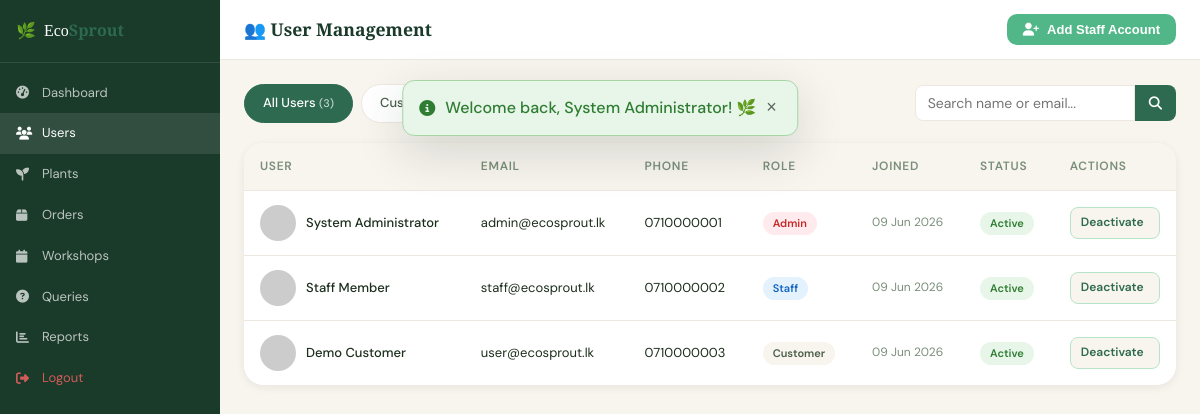
The page /admin/users.php (signed in) on the database its author committed.
### tables this page shows
CREATE TABLE users (
    id INT AUTO_INCREMENT PRIMARY KEY,
    full_name VARCHAR(100) NOT NULL,
    email VARCHAR(150) NOT NULL UNIQUE,
    password VARCHAR(255) NOT NULL,
    phone VARCHAR(20),
    address TEXT,
    role ENUM('customer', 'staff', 'admin') DEFAULT 'customer',
    profile_image VARCHAR(255) DEFAULT 'default.png',
    is_active TINYINT(1) DEFAULT 1,
    created_at TIMESTAMP DEFAULT CURRENT_TIMESTAMP,
    updated_at TIMESTAMP DEFAULT CURRENT_TIMESTAMP ON UPDATE CURRENT_TIMESTAMP
);

### includes/config.php (called while the page is built, shortened)
<?php
function sanitize($conn, $data) {
    return $conn->real_escape_string(htmlspecialchars(strip_tags(trim((string)$data)), ENT_QUOTES, 'UTF-8'));
}
function getFlash() {
    if (isset($_SESSION['flash'])) {
        $flash = $_SESSION['flash'];
        return $flash;
    }
    return null;
}
?>

### admin/users.php (the view, shortened to what this page needs)
<?php
require_once '../includes/config.php';
$roleFilter = sanitize($conn, $_GET['role'] ?? 'all');
$search     = sanitize($conn, $_GET['q'] ?? '');
$where = "1=1";
$users = $conn->query("SELECT * FROM users WHERE $where ORDER BY created_at DESC");
$counts = [];
foreach(['all','customer','staff','admin'] as $r) {
    $w = $r === 'all' ? '1=1' : "role='$r'";
    $counts[$r] = $conn->query("SELECT COUNT(*) c FROM users WHERE $w")->fetch_assoc()['c'];
}
?>
<!DOCTYPE html>
<html lang="en">
<head>
    <link rel="stylesheet" href="https://cdnjs.cloudflare.com/ajax/libs/font-awesome/6.5.0/css/all.min.css">
    <link rel="stylesheet" href="<?= SITE_URL ?>/css/style.css">
</head>
<body>
<?php $flash = getFlash(); if ($flash): ?>
<div class="flash-message flash-<?= $flash['type'] ?>" id="flashMsg" style="z-index:9999;">
    <i class="fas fa-info-circle"></i> <?= htmlspecialchars($flash['message']) ?>
    <button onclick="document.getElementById('flashMsg').remove()" class="flash-close">&times;</button>
</div>
<?php endif; ?>
<div class="admin-wrap">
    <aside class="adm-sidebar">
        <div class="logo"><div style="display:flex;align-items:center;gap:8px;"><span>🌿</span><span class="logo-text">Eco<strong>Sprout</strong></span></div></div>
        <nav class="adm-nav" style="padding:10px 0;">
            <a href="<?= SITE_URL ?>/admin/dashboard.php"><i class="fas fa-tachometer-alt"></i> Dashboard</a>
            <a href="<?= SITE_URL ?>/admin/users.php" class="active"><i class="fas fa-users"></i> Users</a>
            <a href="<?= SITE_URL ?>/admin/plants.php"><i class="fas fa-seedling"></i> Plants</a>
            <a href="<?= SITE_URL ?>/admin/orders.php"><i class="fas fa-box"></i> Orders</a>
            <a href="<?= SITE_URL ?>/admin/workshops.php"><i class="fas fa-calendar"></i> Workshops</a>
            <a href="<?= SITE_URL ?>/admin/queries.php"><i class="fas fa-question-circle"></i> Queries</a>
            <a href="<?= SITE_URL ?>/admin/reports.php"><i class="fas fa-chart-bar"></i> Reports</a>
            <a href="<?= SITE_URL ?>/logout.php" style="color:rgba(255,100,100,.8);"><i class="fas fa-sign-out-alt"></i> Logout</a>
        </nav>
    </aside>
    <div class="adm-main">
        <div class="adm-topbar">
            <h2 style="margin:0;font-size:1.1rem;">👥 User Management</h2>
            <button onclick="openModal('addStaffModal')" class="btn-primary" style="padding:8px 16px;font-size:13px;">
                <i class="fas fa-user-plus"></i> Add Staff Account
            </button>
        </div>
        <div class="adm-content">
            <div style="display:flex; gap:12px; flex-wrap:wrap; margin-bottom:20px; align-items:center;">
                <div class="filter-tabs" style="margin:0;">
                    <?php foreach(['all'=>'All Users','customer'=>'Customers','staff'=>'Staff','admin'=>'Admins'] as $r=>$l): ?>
                    <a href="?role=<?= $r ?><?= $search?"&q=".urlencode($search):'' ?>" class="filter-tab <?= $roleFilter===$r?'active':'' ?>">
                        <?= $l ?> <span style="font-size:11px;opacity:.7;">(<?= $counts[$r] ?>)</span>
                    </a>
                    <?php endforeach; ?>
                </div>
                <form method="GET" style="display:flex;gap:0;margin-left:auto;">
                    <input type="text" name="q" value="<?= htmlspecialchars($search) ?>" placeholder="Search name or email..." class="form-control" style="border-radius:8px 0 0 8px;width:220px;padding:8px 12px;">
                    <button type="submit" style="padding:8px 14px;background:var(--green-mid);color:white;border:none;border-radius:0 8px 8px 0;cursor:pointer;"><i class="fas fa-search"></i></button>
                </form>
            </div>
            <div style="background:white; border-radius:var(--radius-lg); overflow:hidden; box-shadow:var(--shadow-sm);">
                <table class="data-table">
                    <thead>
                        <tr>
                            <th>User</th>
                            <th>Email</th>
                            <th>Phone</th>
                            <th>Role</th>
                            <th>Joined</th>
                            <th>Status</th>
                            <th>Actions</th>
                        </tr>
                    </thead>
                    <tbody>
                        <?php while ($u = $users->fetch_assoc()):
                            $roleBadge = match($u['role']){'admin'=>'badge-error','staff'=>'badge-info',default=>'badge-default'};
                        ?>
                        <tr>
                            <td>
                                <div style="display:flex;align-items:center;gap:10px;">
                                    <img src="https://ui-avatars.com/api/?name=<?= urlencode($u['full_name']) ?>&background=2d6a4f&color=fff&size=36"
                                         style="width:36px;height:36px;border-radius:50%;">
                                    <div style="font-weight:500;font-size:13px;"><?= htmlspecialchars($u['full_name']) ?></div>
                                </div>
                            </td>
                            <td style="font-size:13px;"><?= htmlspecialchars($u['email']) ?></td>
                            <td style="font-size:13px;"><?= htmlspecialchars($u['phone'] ?? '–') ?></td>
                            <td><span class="badge <?= $roleBadge ?>" style="font-size:11px;"><?= ucfirst($u['role']) ?></span></td>
                            <td style="font-size:12px;color:var(--text-light);"><?= date('d M Y', strtotime($u['created_at'])) ?></td>
                            <td>
                                <span class="badge <?= $u['is_active']?'badge-success':'badge-error' ?>">
                                    <?= $u['is_active']?'Active':'Inactive' ?>
                                </span>
                            </td>
                            <td>
                                <?php if ($u['id'] !== $_SESSION['user_id']): ?>
                                <a href="?toggle=<?= $u['id'] ?>&role=<?= $roleFilter ?>" class="btn-view" style="padding:5px 10px;font-size:12px;"
                                   onclick="return confirm('Toggle this user\'s status?')">
                                    <?= $u['is_active'] ? 'Deactivate' : 'Activate' ?>
                                </a>
                                <?php else: ?>
                                <span style="font-size:12px;color:var(--text-light);">You</span>
                                <?php endif; ?>
                            </td>
                        </tr>
                        <?php endwhile; ?>
                    </tbody>
                </table>
            </div>
        </div>
    </div>
</div>
</body>
</html>

### css/style.css (style rules this page uses)
:root { --green-dark: #1a3a2a; --green-mid: #2d6a4f; --green-light: #52b788; --green-pale: #b7e4c7; --cream: #f8f4ee; --cream-dark: #ede8df; --brown: #7c5c3c; --brown-light: #c4956a; --gold: #d4a843; --text-dark: #1c2e1c; --text-mid: #4a5e4a; --text-light: #7a8f7a; --white: #ffffff; --error: #c62828; --success: #2e7d32; --warning: #e65100; --shadow-sm: 0 2px 8px rgba(26,58,42,.08); --shadow-md: 0 6px 24px rgba(26,58,42,.12); --shadow-lg: 0 16px 48px rgba(26,58,42,.16); --radius: 12px; --radius-lg: 20px; --transition: all .3s cubic-bezier(.4,0,.2,1); }
*, *::before, *::after { box-sizing: border-box; margin: 0; padding: 0; }
html { scroll-behavior: smooth; }
body { font-family: 'DM Sans', sans-serif; background: var(--cream); color: var(--text-dark); line-height: 1.6; font-size: 16px; }
h1, h2, h3, h4, h5 { font-family: 'Playfair Display', serif; line-height: 1.2; color: var(--green-dark); }
a { color: inherit; text-decoration: none; transition: var(--transition); }
img { max-width: 100%; display: block; }
.flash-message { position: fixed; top: 80px; left: 50%; transform: translateX(-50%); z-index: 9999; padding: 14px 20px 14px 16px; border-radius: var(--radius); font-weight: 500; display: flex; align-items: center; gap: 10px; box-shadow: var(--shadow-lg); min-width: 300px; max-width: 500px; animation: slideDown .4s ease; }
.flash-success { background: #e8f5e9; color: var(--success); border: 1px solid #a5d6a7; }
.flash-close { margin-left: auto; background: none; border: none; font-size: 18px; cursor: pointer; opacity: .6; }
.logo-text { font-family: 'Playfair Display', serif; font-size: 22px; color: var(--green-dark); }
.logo-text strong { color: var(--green-mid); }
.btn-primary { display: inline-flex; align-items: center; gap: 8px; padding: 14px 28px; background: var(--green-light); color: white; border-radius: 10px; font-weight: 600; font-size: 15px; border: none; cursor: pointer; transition: var(--transition); }
.btn-view { display: flex; align-items: center; gap: 6px; padding: 8px 14px; background: var(--cream); color: var(--green-mid); border-radius: 8px; font-size: 13px; font-weight: 600; border: 1.5px solid var(--green-pale); cursor: pointer; transition: var(--transition); }
.form-control { width: 100%; padding: 11px 14px; border: 1.5px solid var(--cream-dark); border-radius: 10px; font-size: 14px; font-family: 'DM Sans', sans-serif; color: var(--text-dark); background: white; transition: var(--transition); outline: none; }
.filter-tabs { display: flex; flex-wrap: wrap; gap: 8px; margin-bottom: 32px; }
.filter-tab { padding: 8px 18px; border-radius: 50px; font-size: 13px; font-weight: 500; border: 1.5px solid var(--cream-dark); background: white; cursor: pointer; transition: var(--transition); color: var(--text-mid); }
.filter-tab:hover, .filter-tab.active { background: var(--green-mid); color: white; border-color: var(--green-mid); }
.data-table { width: 100%; border-collapse: collapse; background: white; border-radius: var(--radius); overflow: hidden; box-shadow: var(--shadow-sm); }
.data-table th { padding: 14px 16px; text-align: left; font-size: 12px; font-weight: 600; text-transform: uppercase; letter-spacing: .06em; color: var(--text-light); background: var(--cream); }
.data-table td { padding: 14px 16px; border-top: 1px solid var(--cream-dark); font-size: 14px; vertical-align: middle; }
.badge { display: inline-flex; align-items: center; padding: 3px 10px; border-radius: 50px; font-size: 11px; font-weight: 600; }
.badge-success { background: #e8f5e9; color: var(--success); }
.badge-error { background: #ffebee; color: var(--error); }
.badge-info { background: #e3f2fd; color: #1565c0; }
.badge-default { background: var(--cream); color: var(--text-mid); }

### rows shown on the page
users: full_name "System Administrator", email "admin@ecosprout.lk", phone "0710000001", role "Admin", created_at "09 Jun 2026", is_active "Active"
users: full_name "Staff Member", email "staff@ecosprout.lk", phone "0710000002", role "Staff", created_at "09 Jun 2026", is_active "Active"
users: full_name "Demo Customer", email "user@ecosprout.lk", phone "0710000003", role "Customer", created_at "09 Jun 2026", is_active "Active"

### other values the page prints
$flash['message'] "Welcome back, System Administrator! 🌿"
$l "All Users"
$counts[$r] "3"
